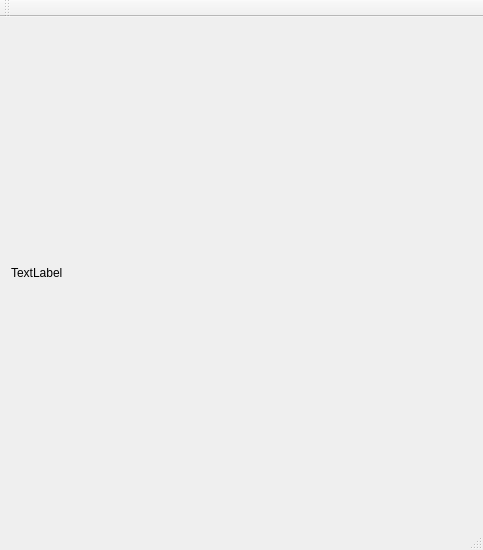
<?xml version="1.0" encoding="UTF-8"?>
<ui version="4.0">
 <class>MainWindow</class>
 <widget class="QMainWindow" name="MainWindow">
  <property name="geometry">
   <rect>
    <x>0</x>
    <y>0</y>
    <width>483</width>
    <height>550</height>
   </rect>
  </property>
  <property name="windowTitle">
   <string>MainWindow</string>
  </property>
  <widget class="QWidget" name="centralWidget">
   <layout class="QGridLayout" name="gridLayout">
    <item row="0" column="0">
     <widget class="QLabel" name="m_image">
      <property name="sizePolicy">
       <sizepolicy hsizetype="Expanding" vsizetype="Expanding">
        <horstretch>0</horstretch>
        <verstretch>0</verstretch>
       </sizepolicy>
      </property>
      <property name="text">
       <string>TextLabel</string>
      </property>
     </widget>
    </item>
   </layout>
  </widget>
  <widget class="QMenuBar" name="menuBar">
   <property name="geometry">
    <rect>
     <x>0</x>
     <y>0</y>
     <width>483</width>
     <height>26</height>
    </rect>
   </property>
  </widget>
  <widget class="QToolBar" name="mainToolBar">
   <attribute name="toolBarArea">
    <enum>TopToolBarArea</enum>
   </attribute>
   <attribute name="toolBarBreak">
    <bool>false</bool>
   </attribute>
  </widget>
  <widget class="QStatusBar" name="statusBar"/>
 </widget>
 <layoutdefault spacing="6" margin="11"/>
 <resources/>
 <connections/>
</ui>
